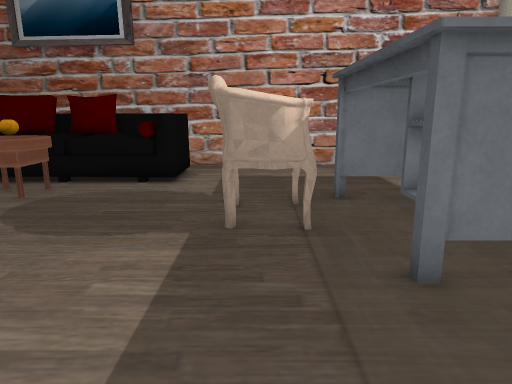
view 1 (above)

19 first-person views from a walk through a 3-D level made in the Unity game engine. The camera is 1.2 m above the floor, tilts 12° down and sees 70° across. The floor is counted in squares, 0.5 m on a side. Each view is taken from the middle of a square. On the plan, view 1 faces up. The plan holds only what a view shows up to about 20 squares ahead; the rest is blank. Some animated figures are not drawn. Some surface patterns are stand-ins.

view 2
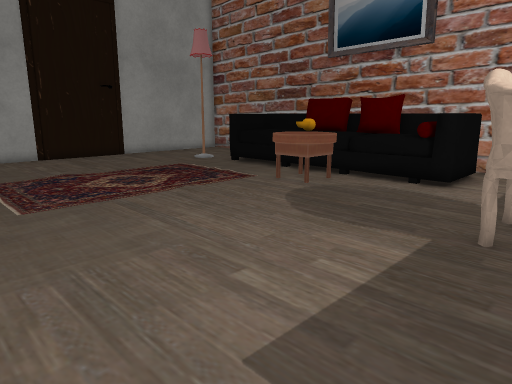

view 3
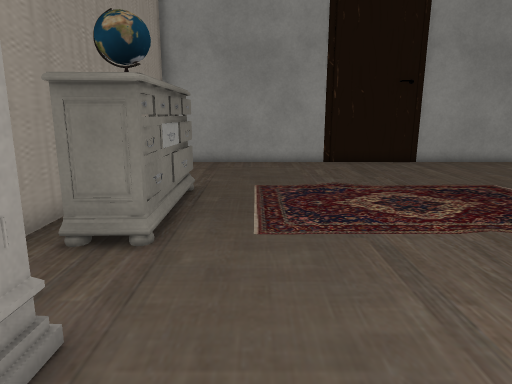

view 4
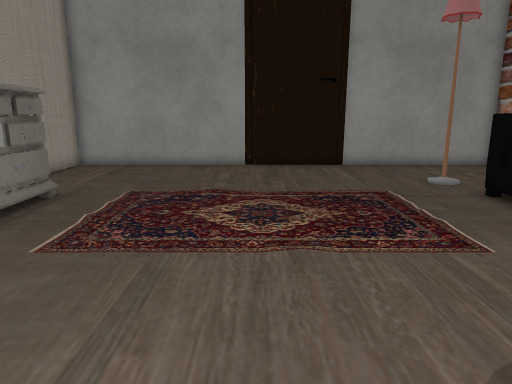

view 5
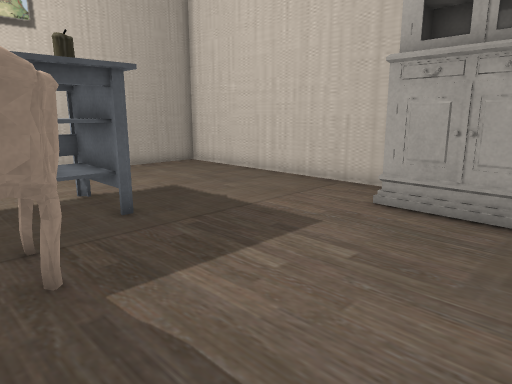

view 6
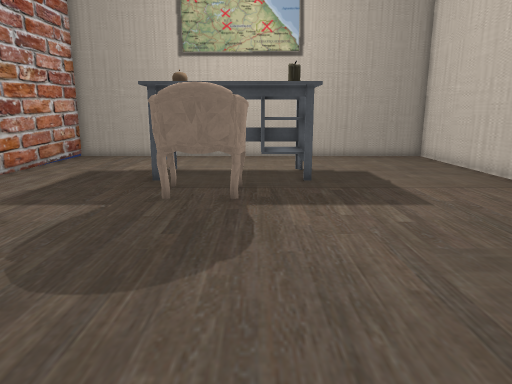

view 7
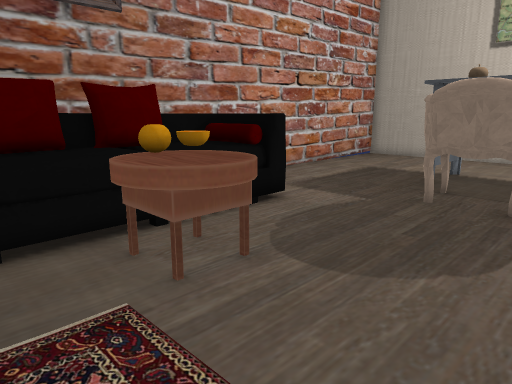

view 8
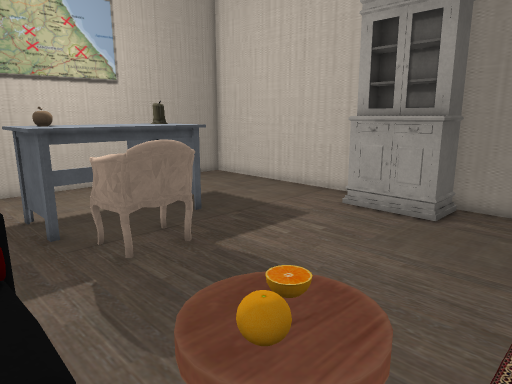

view 9
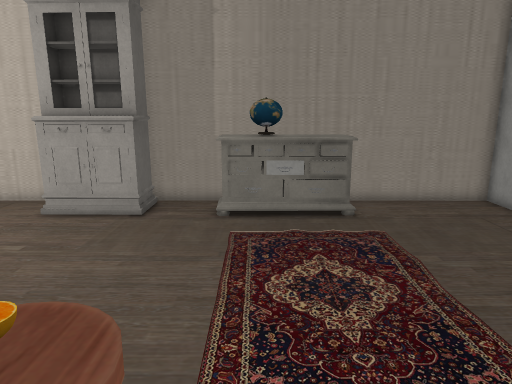

view 10
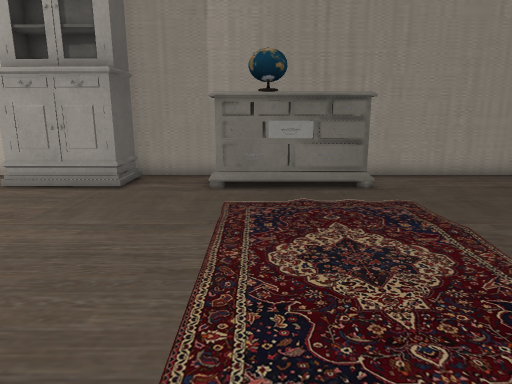

view 11
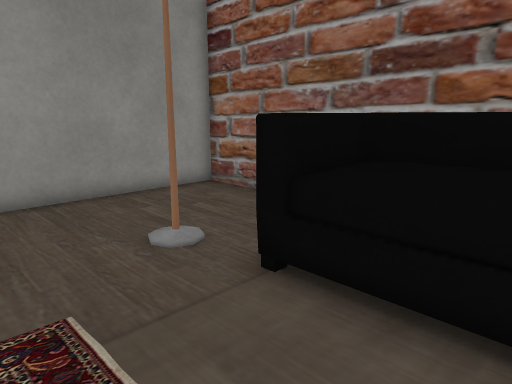

view 12
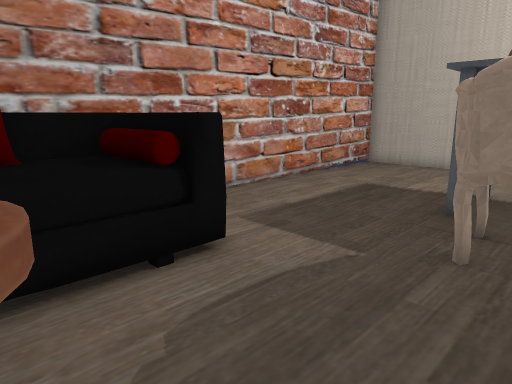

view 13
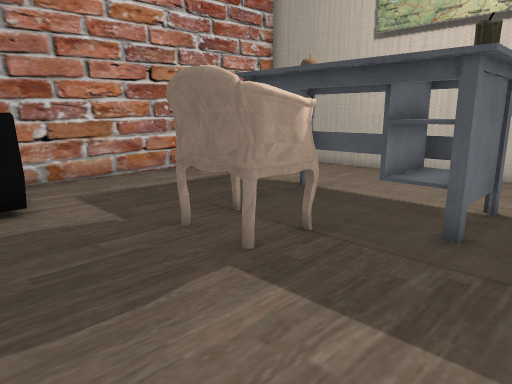

view 14
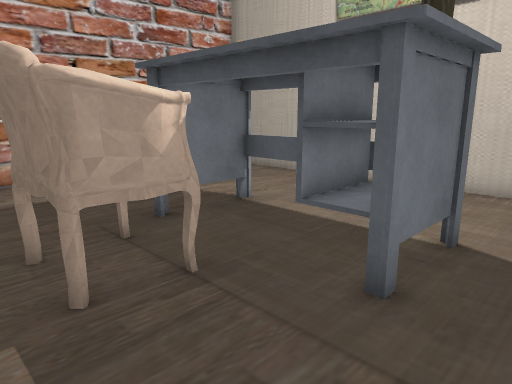

view 15
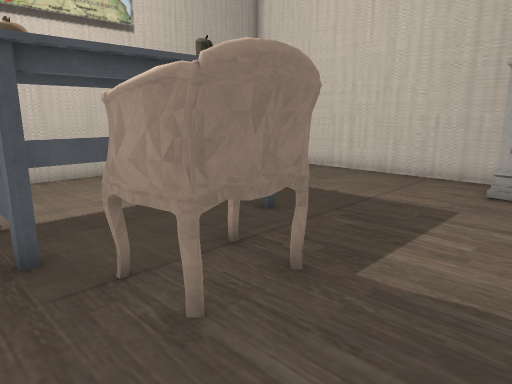

view 16
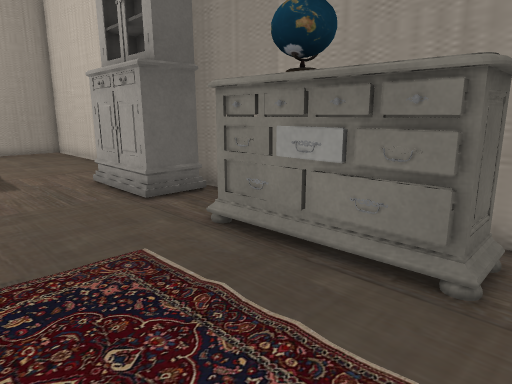

view 17
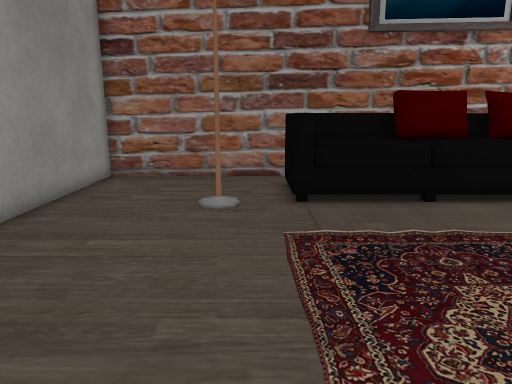

view 18
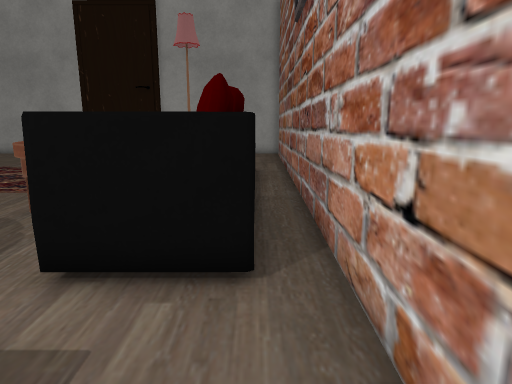

view 19
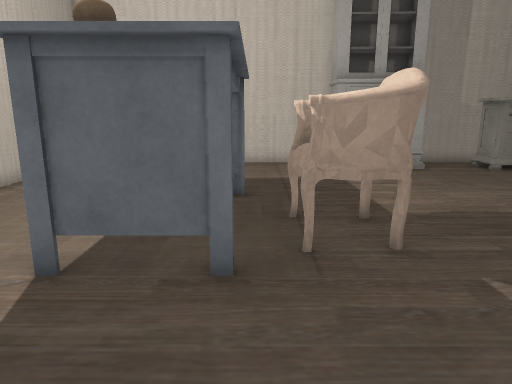

### Floor plan
Key: @ floor where view 1 was taken; # wall or solid block; . main floor; : floor 0.5 m higher than the main floor; / step, stairs or slope; O other object.
Columns run from 21 left of view 1 to 10 right of it. Each row starts with its distance up from view 1.
 17 ################################
 16 #...... ....O... OO.............
 15 #......    OOOOOOOO.............
 14 #......    /     OO.............
 13 #....#.OOOO/OO:OOOO.............
 12 #...........OOO.................
 11 #...........OOOO.......OOOO.....
 10 #............OO.....OOOOO.O.....
  9 #.......   .........O OOO.O.....
  8 #.......    ........OOOOO.O.....
  7 #.......  . ........OOOOOOO.....
  6 #.......  . ...........OOOO.....
  5 #......     ...........OOOO.....
  4 #......     ....................
  3 #.......    ....................
  2 #..............................
  1 #...............................
  0 #......OOOOOOO..OOOO.@..........
 -1 #......OOOOOOO..OOOO............
 -2 #......OOOOOO...OOOO ...........
 -3 ##################  ############

Positions as (right, up) in squares from view 1, and headings:
1: (0, 0), facing up
2: (1, 0), facing up-left
3: (-2, 2), facing left
4: (-3, 6), facing left
5: (-6, 9), facing down-right
6: (-11, 7), facing right
7: (-11, 6), facing up-right
8: (-10, 14), facing down-right
9: (-10, 14), facing down
10: (-10, 12), facing down
11: (-10, 9), facing up-left
12: (-7, 8), facing up-right
13: (-5, 3), facing up-right
14: (-2, 3), facing up-right
15: (-4, 12), facing down-right
16: (-15, 5), facing down-right
17: (-15, 3), facing up
18: (2, 16), facing left
19: (2, 16), facing down
